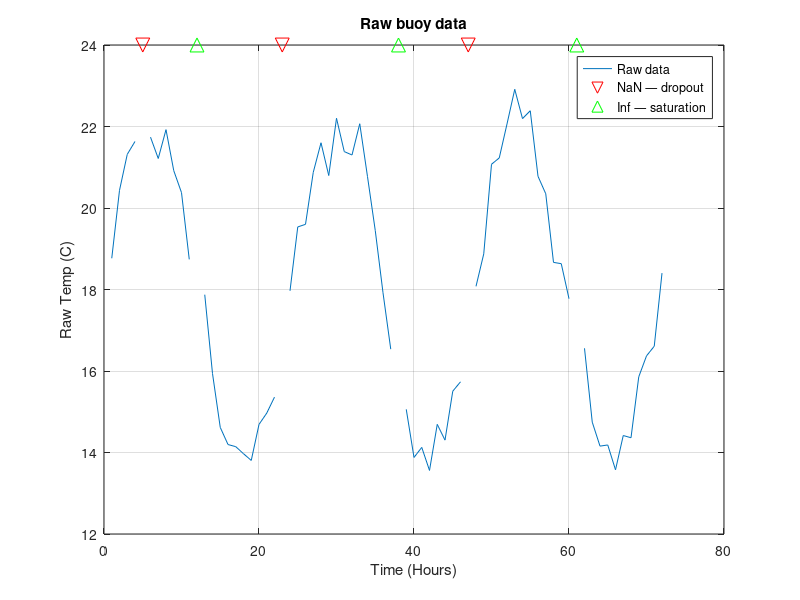
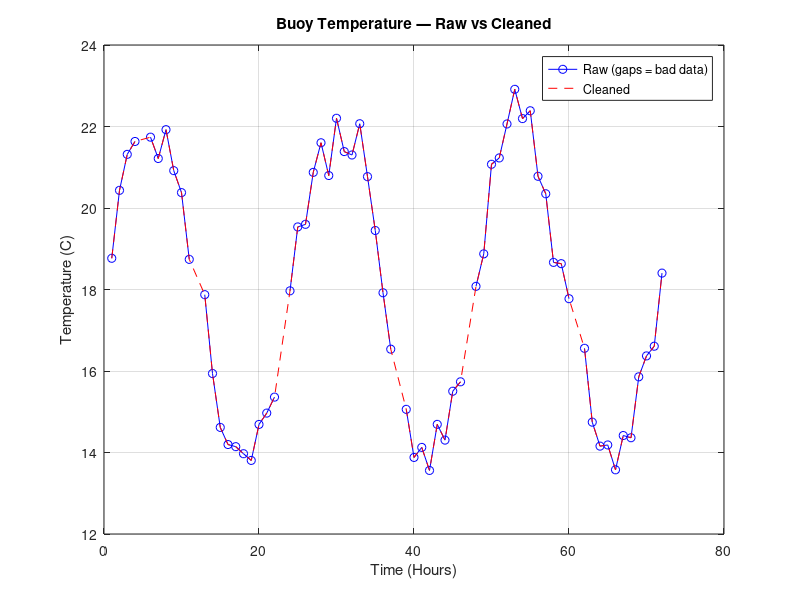

MATLAB code to generate these figures, in order:
%[text] # Assignment 4 — Sensor Data Cleaning
%[text] A coastal buoy has been logging ocean surface temperature (°C) every hour for 72 hours.
%[text] Due to hardware issues the raw data contains two types of bad readings:
%[text] - **Sensor dropout** — the sensor failed to record a value, stored as `NaN`
%[text] - **Saturation error** — the sensor maxed out its measurement range, stored as `Inf` \
%[text] Work through each part below to identify, locate, and clean the bad readings, then summarize the valid data.
%%
%[text] ## Part 1 — Meet the Data
%[text] Download the file "sensordata.mat" and put it in the same directory as this script.
%[text] Run this cell to load the raw sensor dataset. Then inspect `temp_raw` and `tt` in the **Workspace** panel — note the data type, size, and value range shown there.
%[text] - The `temp_raw` vector is the temperature values in °C.  The vector includes both `NaN` and `Inf` elements.
%[text] - The `tt` vector is the corresponding time values in hours. \
clear;
load sensordata.mat
%[text] Plot the timeseries data.  You will see gaps in the plot where there are `Inf` or `NaN` values.  It should look something like this...
figure(1);
clf()
plot(tt, temp_raw)
xlabel("Time (Hours)")
ylabel("Raw Temp (C)")
title("Raw buoy data")
grid on
%%
%[text] ## Part 2 — Spot the Bad Readings
%[text] `isnan()` and `isinf()` each return a **logical array** — one `true` or `false` per element.
%[text] This logical array is sometimes called a **mask** because it marks specific elements of interest, like a stencil over the data.
%[text] Inspect `nan_mask` and `inf_mask` in the Workspace to see this data type.
%[text] Then use `sum()` to count the bad readings of each type. This works because MATLAB treats `true` as 1 and `false` as 0.
nan_mask = isnan(temp_raw);
inf_mask = isinf(temp_raw);
n_nan = sum(nan_mask)
n_inf = sum(inf_mask)
%%
%[text] ## Part 3 — Find Where They Are
%[text] `find()` converts a mask into the **indices** where it is `true` — giving you the position of each bad reading in the vector.
nan_idx = find(nan_mask)
inf_idx = find(inf_mask)
%[text] Add markers to the plot from Part 1 to distinguish the two types of bad readings.
hold on;
plot(tt(nan_idx), 24*ones(length(nan_idx),1), 'rv', 'MarkerSize', 10, 'DisplayName', 'NaN — dropout');
plot(tt(inf_idx), 24*ones(length(inf_idx),1), 'g^', 'MarkerSize', 10, 'DisplayName', 'Inf — saturation');
legend('Raw data', 'NaN — dropout', 'Inf — saturation', 'Location', 'best');
hold off;
%%
%[text] ## Part 4 — Remove Bad Readings
%[text] A mask can do more than just count or locate elements — it can also **select** elements directly.
%[text] When you use a logical array as an index, MATLAB keeps only the elements where the mask is `true`.
%[text] Here is a small example to illustrate:
x_demo = [10 20 30 40 50];
keep_demo = logical([1 0 1 0 1]);
x_demo(keep_demo)
%[text] The `~` operator **flips** a mask — every `true` becomes `false` and vice versa.
%[text] So if `bad_mask` marks the bad elements, then `~bad_mask` marks all the **good** ones.
%[text] Create a combined bad-value mask, then use it to extract only the valid readings into new vectors:
%[text] - `temp_clean` — temperature values with the bad readings removed
%[text] - `tt_clean` — the corresponding times (must remove the same positions) \
bad_mask   = nan_mask | inf_mask;
temp_clean = temp_raw(~bad_mask);
tt_clean   = tt(~bad_mask);
%%
%[text] ## Part 5 — Compute Statistics and Report
%[text] Compute the mean and standard deviation of `temp_clean`, then display a formatted summary.
mu = mean(temp_clean);
sd = std(temp_clean);
n  = numel(temp_clean);
fprintf('Valid readings : %d of %d\n', n, numel(temp_raw));
fprintf('Mean temp      : %.2f deg C\n', mu);
fprintf('Std dev        : %.2f deg C\n', sd);
%[text] Plot the cleaned data alongside the original to confirm the bad readings have been removed.
figure(2);
clf()
plot(tt, temp_raw, 'bo-', 'DisplayName', 'Raw (gaps = bad data)')
hold on;
plot(tt_clean, temp_clean, 'r--', 'DisplayName', 'Cleaned')
xlabel("Time (Hours)")
ylabel("Temperature (C)")
title("Buoy Temperature — Raw vs Cleaned")
legend('Location', 'best')
grid on
hold off;

%[appendix]{"version":"1.0"}
%---
%[metadata:view]
%   data: {"layout":"inline"}
%---
